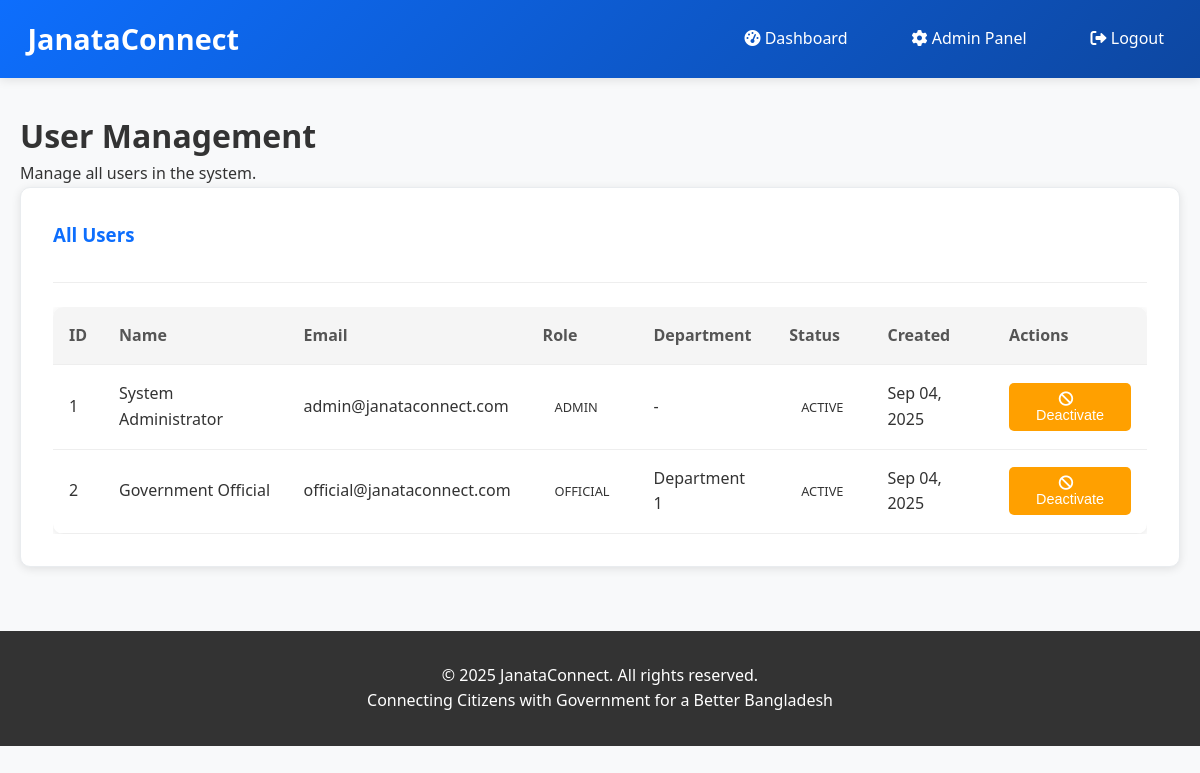
Page /admin/users (signed in) on the committed database.
### tables this page shows
CREATE TABLE users (
    id INT AUTO_INCREMENT PRIMARY KEY,
    name VARCHAR(100) NOT NULL,
    email VARCHAR(100) UNIQUE NOT NULL,
    password VARCHAR(255) NOT NULL,
    phone VARCHAR(20),
    address TEXT,
    role ENUM('citizen', 'official', 'admin') DEFAULT 'citizen',
    department_id INT NULL,
    is_active BOOLEAN DEFAULT TRUE,
    created_at TIMESTAMP DEFAULT CURRENT_TIMESTAMP,
    updated_at TIMESTAMP DEFAULT CURRENT_TIMESTAMP ON UPDATE CURRENT_TIMESTAMP
);

### app/models/BaseModel.php (called while the page is built, shortened)
<?php
class BaseModel {
    protected $db;
    protected $table;
    public function __construct() {
        $database = new Database();
        $this->db = $database->getConnection();
    }
    public function findAll($limit = null, $offset = 0) {
        $query = "SELECT * FROM {$this->table}";
        if ($limit) {
            $query .= " LIMIT ? OFFSET ?";
            $stmt = $this->db->prepare($query);
            $stmt->bind_param("ii", $limit, $offset);
        } else {
            $stmt = $this->db->prepare($query);
        }
        $stmt->execute();
        $result = $stmt->get_result();
        return $result->fetch_all(MYSQLI_ASSOC);
    }
}
?>

### config/database.php (called while the page is built, shortened)
<?php
class Database {
    private $host = 'localhost';
    private $db_name = 'janataconnect';
    private $username = 'root';
    private $password = '';
    public function getConnection() {
        $this->conn = null;
        try {
            $socket = '/Applications/XAMPP/xamppfiles/var/mysql/mysql.sock';
            $this->conn = new mysqli($this->host, $this->username, $this->password, $this->db_name, 3306, $socket);
            $this->conn->set_charset("utf8");
        } catch (Exception $e) {
            echo "Connection error: " . $e->getMessage();
        }
        return $this->conn;
    }
}
?>

### app/views/admin/users.php (the view, shortened to what this page needs)
<?php include APP_PATH . '/views/shared/header.php'; ?>
<main>
    <div class="container">
        <div class="mt-4">
            <h1>User Management</h1>
            <p>Manage all users in the system.</p>
        </div>
        <div class="card">
            <div class="card-header">
                <h3>All Users</h3>
            </div>
            <?php if (!empty($users)): ?>
                <div style="overflow-x: auto;">
                    <table class="table">
                        <thead>
                            <tr>
                                <th>ID</th>
                                <th>Name</th>
                                <th>Email</th>
                                <th>Role</th>
                                <th>Department</th>
                                <th>Status</th>
                                <th>Created</th>
                                <th>Actions</th>
                            </tr>
                        </thead>
                        <tbody>
                            <?php foreach ($users as $user): ?>
                                <tr>
                                    <td><?php echo $user['id']; ?></td>
                                    <td><?php echo htmlspecialchars($user['name']); ?></td>
                                    <td><?php echo htmlspecialchars($user['email']); ?></td>
                                    <td>
                                        <span class="badge badge-<?php echo $user['role'] === 'admin' ? 'danger' : ($user['role'] === 'official' ? 'warning' : 'info'); ?>">
                                            <?php echo ucfirst($user['role']); ?>
                                        </span>
                                    </td>
                                    <td>
                                        <?php if ($user['department_id']): ?>
                                            Department <?php echo $user['department_id']; ?>
                                        <?php else: ?>
                                            -
                                        <?php endif; ?>
                                    </td>
                                    <td>
                                        <span class="badge badge-<?php echo $user['is_active'] ? 'success' : 'danger'; ?>">
                                            <?php echo $user['is_active'] ? 'Active' : 'Inactive'; ?>
                                        </span>
                                    </td>
                                    <td><?php echo date('M d, Y', strtotime($user['created_at'])); ?></td>
                                    <td>
                                        <button class="btn btn-sm btn-<?php echo $user['is_active'] ? 'warning' : 'success'; ?>"
                                                onclick="toggleUserStatus(<?php echo $user['id']; ?>, <?php echo $user['is_active'] ? 'false' : 'true'; ?>)">
                                            <i class="fas fa-<?php echo $user['is_active'] ? 'ban' : 'check'; ?>"></i>
                                            <?php echo $user['is_active'] ? 'Deactivate' : 'Activate'; ?>
                                        </button>
                                    </td>
                                </tr>
                            <?php endforeach; ?>
                        </tbody>
                    </table>
                </div>
            <?php else: ?>
                <p>No users found.</p>
            <?php endif; ?>
        </div>
    </div>
</main>
<?php include APP_PATH . '/views/shared/footer.php'; ?>

### public/css/style.css (style rules this page uses)
* { margin: 0; padding: 0; box-sizing: border-box; }
body { font-family: 'Segoe UI', Tahoma, Geneva, Verdana, sans-serif; line-height: 1.6; color: #333; background-color: #f8f9fa; }
:root { --primary-color: #0d6efd; --primary-dark: #0d47a1; --primary-light: #64b5f6; --secondary-color: #03dac5; --success-color: #4caf50; --warning-color: #ffa000; --error-color: #b00020; --info-color: #2196f3; --light-gray: #f5f5f5; --dark-gray: #666; --white: #ffffff; --black: #000000; }
.container { max-width: 1200px; margin: 0 auto; padding: 0 20px; }
.card { background: var(--white); border-radius: 10px; box-shadow: 0 2px 10px rgba(0,0,0,0.1); padding: 2rem; margin-bottom: 2rem; }
.card-header { border-bottom: 1px solid #eee; padding-bottom: 1rem; margin-bottom: 1.5rem; }
.btn { display: inline-block; padding: 0.75rem 1.5rem; border: none; border-radius: 5px; font-size: 1rem; font-weight: 500; text-decoration: none; text-align: center; cursor: pointer; transition: all 0.3s; }
.btn-warning { background-color: var(--warning-color); color: var(--white); }
.btn-sm { padding: 0.5rem 1rem; font-size: 0.9rem; }
.table { width: 100%; border-collapse: collapse; background: var(--white); border-radius: 10px; overflow: hidden; box-shadow: 0 2px 10px rgba(0,0,0,0.1); }
.table th, .table td { padding: 1rem; text-align: left; border-bottom: 1px solid #eee; }
.table th { background-color: var(--light-gray); font-weight: 600; color: #555; }
.badge { display: inline-block; padding: 0.25rem 0.75rem; font-size: 0.8rem; font-weight: 500; border-radius: 20px; text-transform: uppercase; }
.mt-4 { margin-top: 2rem; }
.card { transition: transform 0.3s ease, box-shadow 0.3s ease; border: 1px solid #e9ecef; }
.card h3 { color: var(--primary-color); margin-bottom: 1rem; font-weight: 600; }
.btn { transition: all 0.3s ease; position: relative; overflow: hidden; }
.btn::before { content: ''; position: absolute; top: 0; left: -100%; width: 100%; height: 100%; background: linear-gradient(90deg, transparent, rgba(255,255,255,0.2), transparent); transition: left 0.5s; }
.btn i { margin-right: 0.5rem; }
.badge { transition: all 0.3s ease; cursor: default; }
.card { transition: box-shadow 0.15s ease-in-out; }
.btn { transition: all 0.15s ease-in-out; }

### rows in the picture
users: id "1", name "System Administrator", email "admin@janataconnect.com", role "ADMIN", is_active "ACTIVE", created_at "Sep 04, 2025"
users: id "2", name "Government Official", email "official@janataconnect.com", role "OFFICIAL", department "1", is_active "ACTIVE", created_at "Sep 04, 2025"
